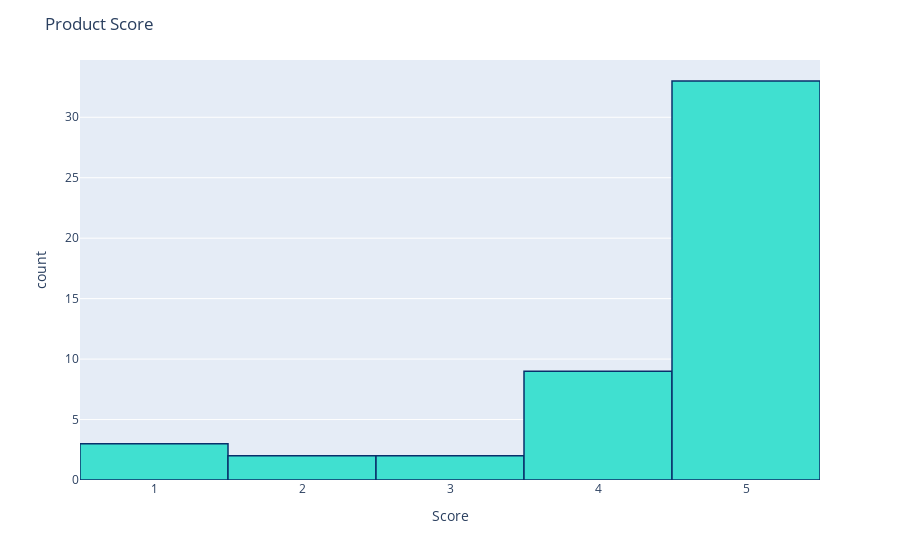

The notebook cell saved with this chart:
### Code cell
# Imports
import matplotlib.pyplot as plt
import seaborn as sns
color = sns.color_palette()
%matplotlib inline
import plotly.offline as py
py.init_notebook_mode(connected=True)
import plotly.graph_objs as go
import plotly.tools as tls
import plotly.express as px
# Product Scores
fig = px.histogram(df, x="Score")
fig.update_traces(marker_color="turquoise",marker_line_color='rgb(8,48,107)',
                  marker_line_width=1.5)
fig.update_layout(title_text='Product Score')
fig.show()

### Figure 1 — Plotly figure (JSON) as saved in the notebook; plotly's stock layout.template omitted (floating-point values rounded to 4 significant figures)
{"data": [{"alignmentgroup": "True", "bingroup": "x", "hovertemplate": "Score=%{x}<br>count=%{y}<extra></extra>", "legendgroup": "", "marker": {"color": "turquoise", "line": {"color": "rgb(8,48,107)", "width": 1.5}, "pattern": {"shape": ""}}, "name": "", "offsetgroup": "", "orientation": "v", "showlegend": false, "type": "histogram", "x": [5, 1, 4, 2, 5, 4, 5, 5, 5, 5, 5, 5, 1, 4, 5, 5, 2, 5, 5, 5, 5, 5, 5, 5, 5, 5, 1, 4, 5, 5, 5, 5, 4, 4, 5, 4, 5, 5, 4, 5, 5, 5, 5, 5, 5, 3, 5, 3, 4], "xaxis": "x", "yaxis": "y"}], "layout": {"barmode": "relative", "legend": {"tracegroupgap": 0}, "margin": {"t": 60}, "title": {"text": "Product Score"}, "xaxis": {"anchor": "y", "domain": [0, 1], "title": {"text": "Score"}}, "yaxis": {"anchor": "x", "domain": [0, 1], "title": {"text": "count"}}}}
